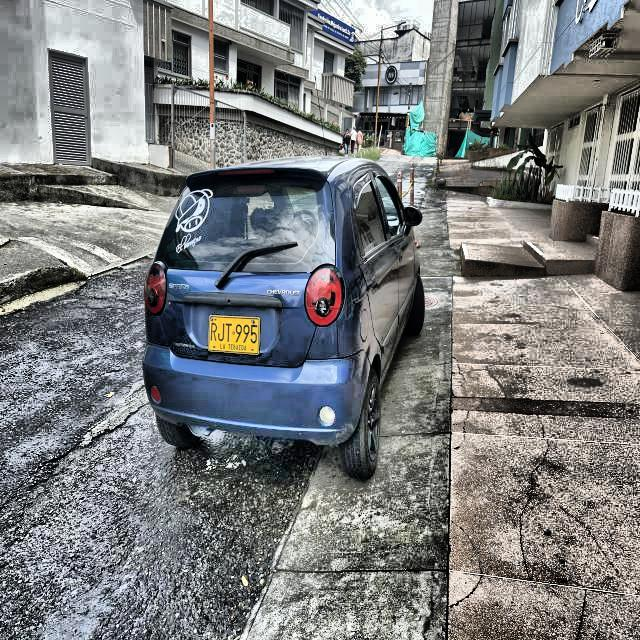
#> input picture test/images/0066_png_jpg.rf.358debf4ba1685252535cc5034302c31.jpg, 640 x 640 px
$ python -i anpr_engine.py   (imports and definitions only)
#> lines starting #> are read from the running program, lines starting #| are printed output that depends on the picture
# anpr_engine.py (Versión Simplificada - Solo para Dashboard)

import cv2
import numpy as np
from ultralytics import YOLO
import re
import os

# --- CONFIGURACIÓN ---
MODEL_PATH = 'runs/detect/yolov8_caracteres_kaggle/weights/best.pt' # <-- Asegúrate que la ruta es correcta
MIN_CHARS_IN_PLATE = 5

# --- Carga de Modelos ---
# [9 lines not run here, left out]

def resize_for_display(image, width, height):
    if len(image.shape) == 2:
        image = cv2.cvtColor(image, cv2.COLOR_GRAY2BGR)
    return cv2.resize(image, (width, height))

def reconstruct_and_format_plate(detections, class_names):
    if len(detections) < MIN_CHARS_IN_PLATE: return "No reconstruido", None

    detections.sort(key=lambda d: d[0]) # Ordenar por X
    raw_text = "".join([class_names[int(d[5])] for d in detections])

    match = re.match(r'^([A-Z]{3})([0-9]{3})$', raw_text)
    formatted_text = f"{match.group(1)}-{match.group(2)}" if match else raw_text

    x1 = min(d[0] for d in detections); y1 = min(d[1] for d in detections)
    x2 = max(d[2] for d in detections); y2 = max(d[3] for d in detections)

    return formatted_text, (int(x1), int(y1), int(x2), int(y2))

def process_image_for_dashboard(image_object):
    if not detector: raise RuntimeError("El modelo no se cargó correctamente.")

    original_image = image_object
    result_image = original_image.copy()

    results = detector(original_image, verbose=False)[0]
    # Asumimos que todos los caracteres detectados en una imagen estática pertenecen a una sola placa
    detected_text, plate_box = reconstruct_and_format_plate(results.boxes.data.tolist(), results.names)

    plate_crop_for_display = np.zeros((80, 200, 3), dtype=np.uint8)
    if plate_box:
        x1, y1, x2, y2 = plate_box
        cv2.rectangle(result_image, (x1, y1), (x2, y2), (0, 255, 0), 3)
        plate_crop = original_image[y1:y2, x1:x2]
        if plate_crop.size > 0: plate_crop_for_display = plate_crop.copy()
    else:
        detected_text = "No se pudo reconstruir"

    gray_image = cv2.cvtColor(original_image, cv2.COLOR_BGR2GRAY)
    canny_edges = cv2.Canny(gray_image, 100, 200)
    _, background_removed_sim = cv2.threshold(gray_image, 128, 255, cv2.THRESH_BINARY)

    disp_width, disp_height, margin = 400, 300, 30
    img_list = [resize_for_display(img, disp_width, disp_height) for img in [original_image, gray_image, background_removed_sim, canny_edges, result_image]]
    img_plate_disp = resize_for_display(plate_crop_for_display, 200, 80)

    canvas_height = disp_height * 2 + margin * 4
    canvas_width = disp_width * 3 + margin * 4
    canvas = np.full((canvas_height, canvas_width, 3), (48, 48, 48), dtype=np.uint8)

    # Lógica de dibujo del canvas...
    cv2.putText(canvas, "Proceso", (margin, margin), cv2.FONT_HERSHEY_SIMPLEX, 1, (255, 255, 255), 2)
    y_pos = margin * 2; canvas[y_pos:y_pos+disp_height, margin:margin+disp_width] = img_list[0]; cv2.putText(canvas, "Imagen cargada", (margin, y_pos+disp_height+20), cv2.FONT_HERSHEY_SIMPLEX, 0.5, (255,255,255), 1)
    y_pos += disp_height + margin; canvas[y_pos:y_pos+disp_height, margin:margin+disp_width] = img_list[1]; cv2.putText(canvas, "Imagen escala de grises", (margin, y_pos+disp_height+20), cv2.FONT_HERSHEY_SIMPLEX, 0.5, (255,255,255), 1)
    x_pos_col2 = disp_width + margin * 2; y_pos = margin * 2; canvas[y_pos:y_pos+disp_height, x_pos_col2:x_pos_col2+disp_width] = img_list[2]; cv2.putText(canvas, "Imagen con fondo eliminado (sim)", (x_pos_col2, y_pos+disp_height+20), cv2.FONT_HERSHEY_SIMPLEX, 0.5, (255,255,255), 1)
    y_pos += disp_height + margin; canvas[y_pos:y_pos+disp_height, x_pos_col2:x_pos_col2+disp_width] = img_list[3]; cv2.putText(canvas, "Imagen con solo bordes", (x_pos_col2, y_pos+disp_height+20), cv2.FONT_HERSHEY_SIMPLEX, 0.5, (255,255,255), 1)
    x_pos_col3 = disp_width * 2 + margin * 3; cv2.putText(canvas, "Resultado", (x_pos_col3, margin), cv2.FONT_HERSHEY_SIMPLEX, 1, (255,255,255), 2)
    y_pos = margin * 2; canvas[y_pos:y_pos+disp_height, x_pos_col3:x_pos_col3+disp_width] = img_list[4]
    y_pos += disp_height + margin; cv2.putText(canvas, "Placa reconstruida", (x_pos_col3, y_pos-10), cv2.FONT_HERSHEY_SIMPLEX, 0.6, (255,255,255), 1); canvas[y_pos:y_pos+80, x_pos_col3:x_pos_col3+200] = img_plate_disp
    y_pos += 80 + margin; cv2.putText(canvas, "Texto detectado:", (x_pos_col3, y_pos), cv2.FONT_HERSHEY_SIMPLEX, 0.6, (255,255,255), 1); cv2.putText(canvas, detected_text, (x_pos_col3, y_pos+30), cv2.FONT_HERSHEY_SIMPLEX, 1, (0,255,128), 2)

    return canvas, detected_text

>>> import cv2
>>> picture = cv2.imread('test/images/0066_png_jpg.rf.358debf4ba1685252535cc5034302c31.jpg', cv2.IMREAD_GRAYSCALE)
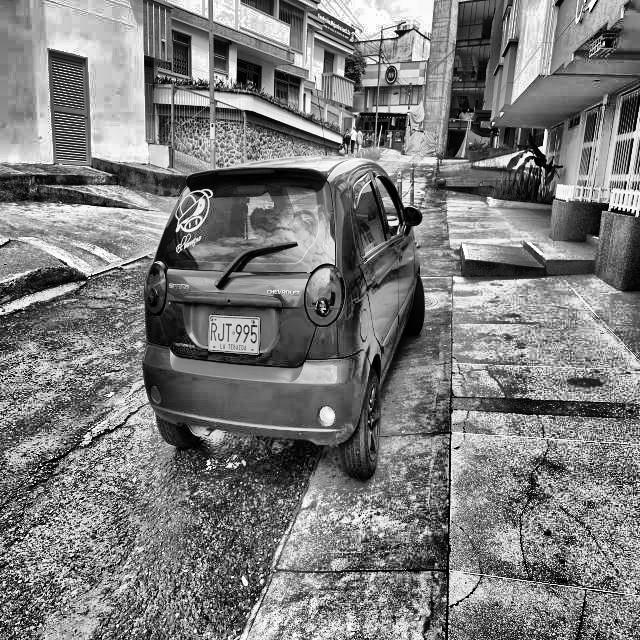
#> picture: shape (640, 640); min 0, max 255, mean 123.7
#> (the run stopped early here; a loop or call above may not have finished)

$ run again, on test/images/0089_jpg.rf.4980f43efc542e56a8bf2690bb3f4e04.jpg
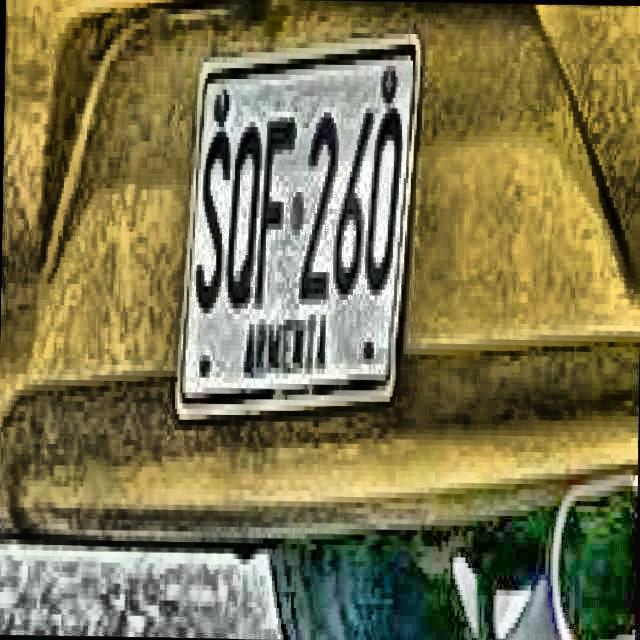
#> input picture test/images/0089_jpg.rf.4980f43efc542e56a8bf2690bb3f4e04.jpg, 640 x 640 px
#> `picture = cv2.imread('test/images/0066_png_jpg.rf.358debf4ba1685252535..`:
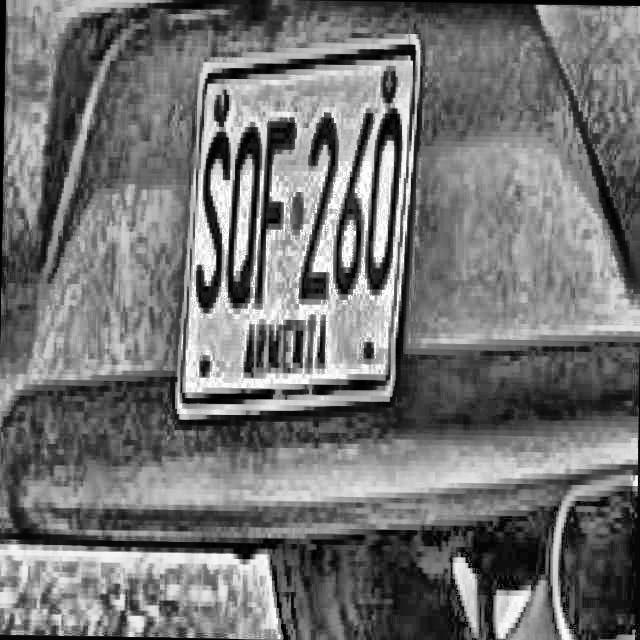
#> picture: shape (640, 640); min 0, max 255, mean 114.9

$ run again, on test/images/2472321928_d15493aaaf_jpg.rf.c12da8907538b2555e7e9d4f6074479d.jpg
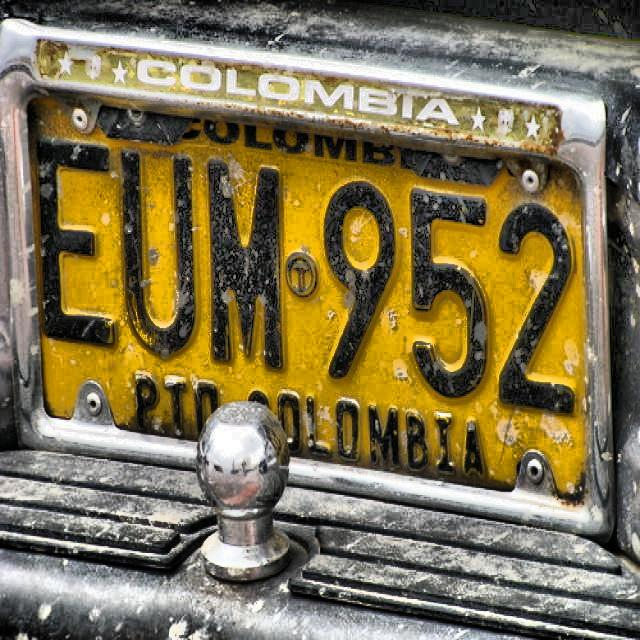
#> input picture test/images/2472321928_d15493aaaf_jpg.rf.c12da8907538b2555e7e9d4f6074479d.jpg, 640 x 640 px
#> `picture = cv2.imread('test/images/0066_png_jpg.rf.358debf4ba1685252535..`:
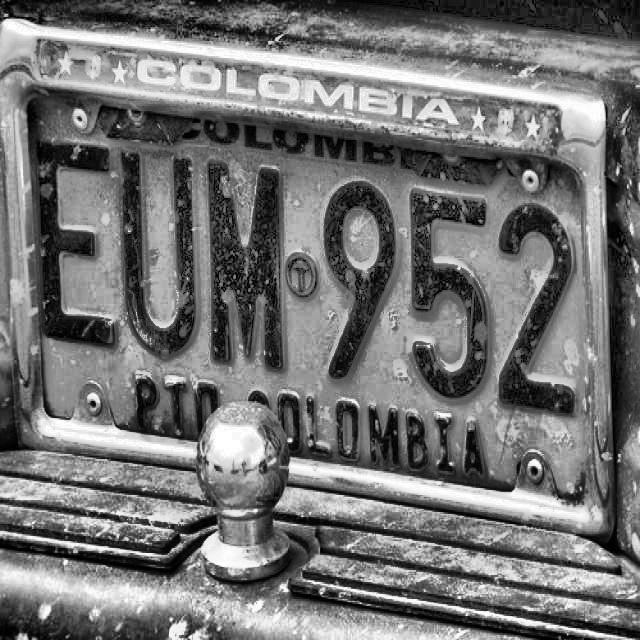
#> picture: shape (640, 640); min 0, max 255, mean 115.9

$ run again, on test/images/2492388503_538af075cc_jpg.rf.d5739176ca04f62b89de34277da3c617.jpg
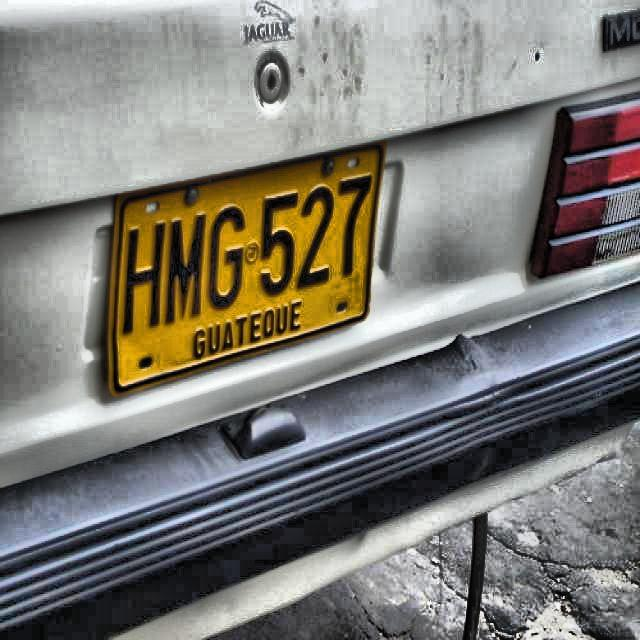
#> input picture test/images/2492388503_538af075cc_jpg.rf.d5739176ca04f62b89de34277da3c617.jpg, 640 x 640 px
#> `picture = cv2.imread('test/images/0066_png_jpg.rf.358debf4ba1685252535..`:
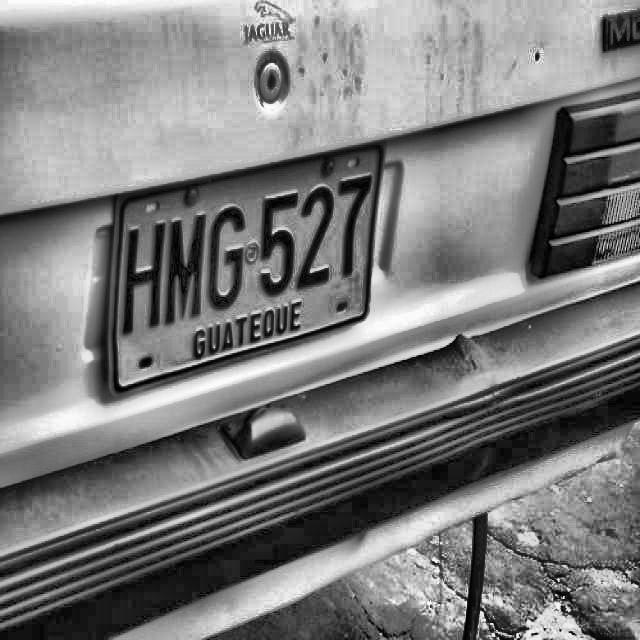
#> picture: shape (640, 640); min 0, max 255, mean 124.2
